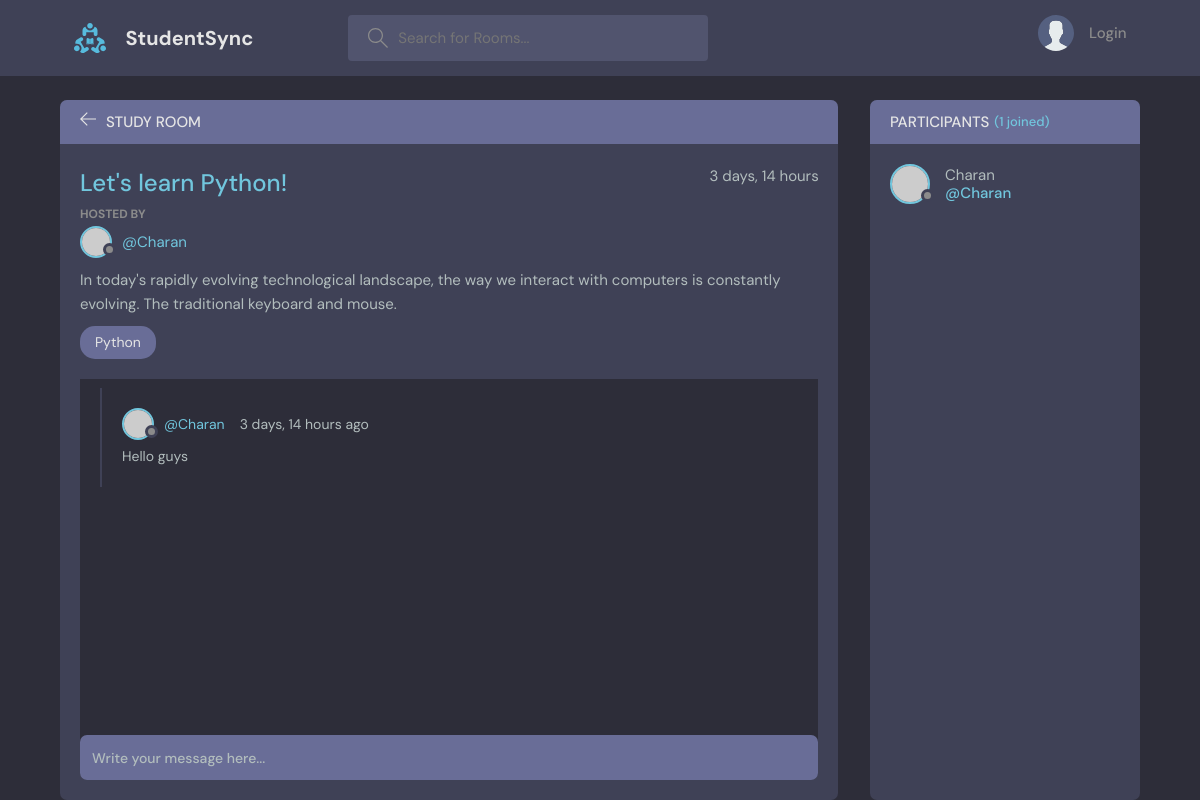
The app's page /room/7/, older data.
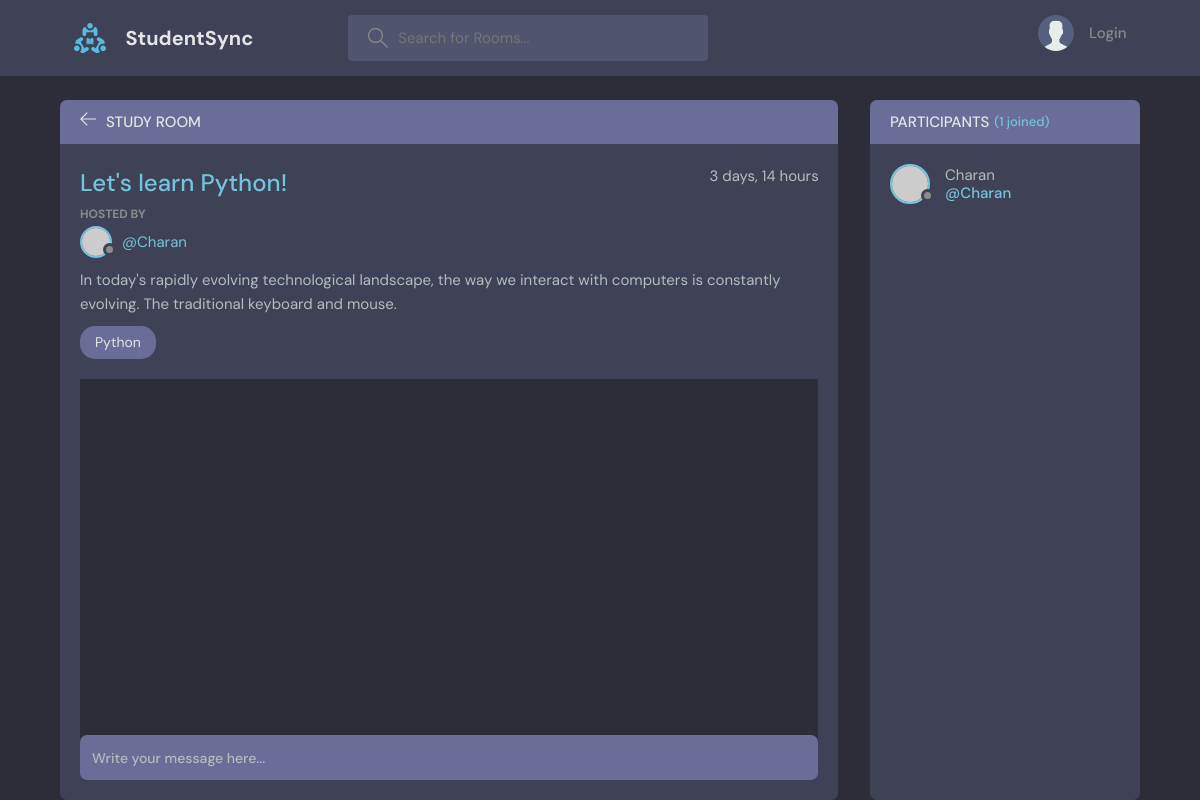
The same page, newer data.
### base/models.py (models this page shows, shortened)
class Message(models.Model):
    user=models.ForeignKey(User,on_delete=models.CASCADE)
    room=models.ForeignKey(Room,on_delete=models.CASCADE)
    body=models.TextField()
    updated=models.DateTimeField(auto_now=True)
    created=models.DateTimeField(auto_now_add=True)
    class Meta:
        ordering=['-updated','-created']

### base/views.py (the view, shortened to what this page needs)
# urls.py: path('room/<str:pk>/',views.room,name="room"),
def room(request, pk):
    rooms = Room.objects.get(id=pk)
    roommessages = rooms.message_set.all().order_by('-created')
    participants = rooms.participants.all()
    context = {'rooms': rooms, 'roommessages': roommessages,
               'participants': participants}
    return render(request, 'base/room.html', context)

### base/templates/base/room.html (shortened to what this page needs)
{% extends 'main.html' %} {% block content %}
<main class="profile-page layout layout--2">
  <div class="container">
    <div class="room">
      <div class="room__top">
        <div class="room__topLeft">
          <a href="{% url 'home' %}">
            <svg
              version="1.1"
              xmlns="http://www.w3.org/2000/svg"
              width="32"
              height="32"
              viewBox="0 0 32 32"
            >
              <title>arrow-left</title>
              <path
                d="M13.723 2.286l-13.723 13.714 13.719 13.714 1.616-1.611-10.96-10.96h27.625v-2.286h-27.625l10.965-10.965-1.616-1.607z"
              ></path>
            </svg>
          </a>
          <h3>Study Room</h3>
        </div>
      </div>
      <div class="room__box scroll">
        <div class="room__header scroll">
          <div class="room__info">
            <h3>{{rooms.name}}</h3>
            <span>{{rooms.created|timesince}}</span>
          </div>
          <div class="room__hosted">
            <p>Hosted By</p>
            <a href="{% url 'profile' rooms.host.id %}" class="room__author">
              <div class="avatar avatar--small">
                <img src="https://randomuser.me/api/portraits/men/37.jpg" />
              </div>
              <span>@{{rooms.host.username}}</span>
            </a>
          </div>
          <div class="room__details">
            {{rooms.description}}
          </div>
          <span class="room__topics">{{rooms.topic.name}}</span>
        </div>
        <div class="room__conversation">
          <div class="threads scroll">
            {% for message in roommessages %}
            <div class="thread">
              <div class="thread__top">
                <div class="thread__author">
                  <a href="{% url 'profile' message.user.id %}" class="thread__authorInfo">
                    <div class="avatar avatar--small">
                      <img
                        src="https://randomuser.me/api/portraits/men/37.jpg"
                      />
                    </div>
                    <span>@{{message.user.username}}</span>
                  </a>
                  <span class="thread__date">{{message.created|timesince}} ago</span>
                </div>
              </div>
              <div class="thread__details">
                {{message.body}}
              </div>
            </div>
            {% endfor %}
          </div>
        </div>
      </div>
      <div class="room__message">
        <form action="" method="POST">
          <input name="body" placeholder="Write your message here..." />
        </form>
      </div>
    </div>
    <div class="participants">
      <h3 class="participants__top">Participants <span>({{participants.count}} joined)</span></h3>
      <div class="participants__list scroll">
        {% for user in participants %}
        <a href="{% url 'profile' user.id %}" class="participant">
          <div class="avatar avatar--medium">
            <img src="https://randomuser.me/api/portraits/men/37.jpg" />
          </div>
          <p>
            {{user.username}}
            <span>@{{user.username}}</span>
          </p>
        </a>
        {% endfor %}
      </div>
    </div>
  </div>
</main>
{% endblock content %}

Row changes from the older to the newer data that the page shows:
removed Message: user.username "Charan", created "3 days, 14 hours", body "Hello guys"
